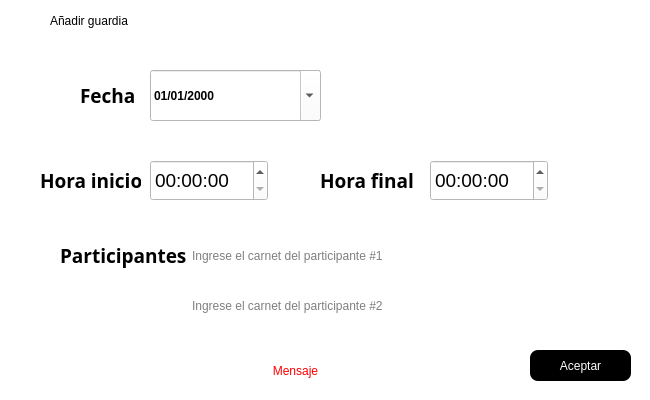
<?xml version="1.0" encoding="UTF-8"?>
<ui version="4.0">
 <class>InsertGuardM</class>
 <widget class="QDialog" name="InsertGuardM">
  <property name="windowModality">
   <enum>Qt::ApplicationModal</enum>
  </property>
  <property name="geometry">
   <rect>
    <x>0</x>
    <y>0</y>
    <width>650</width>
    <height>400</height>
   </rect>
  </property>
  <property name="minimumSize">
   <size>
    <width>650</width>
    <height>400</height>
   </size>
  </property>
  <property name="maximumSize">
   <size>
    <width>650</width>
    <height>400</height>
   </size>
  </property>
  <property name="windowTitle">
   <string>Añadir</string>
  </property>
  <property name="styleSheet">
   <string notr="true">background-color: rgb(255, 255, 255);</string>
  </property>
  <widget class="QLabel" name="label_3">
   <property name="geometry">
    <rect>
     <x>50</x>
     <y>0</y>
     <width>151</width>
     <height>41</height>
    </rect>
   </property>
   <property name="styleSheet">
    <string notr="true">font: 900 14pt &quot;Segoe UI Black&quot;;</string>
   </property>
   <property name="text">
    <string>Añadir guardia</string>
   </property>
  </widget>
  <widget class="QDateEdit" name="dateEdit">
   <property name="geometry">
    <rect>
     <x>150</x>
     <y>70</y>
     <width>171</width>
     <height>51</height>
    </rect>
   </property>
   <property name="font">
    <font>
     <family>Segoe UI</family>
     <pointsize>9</pointsize>
     <italic>false</italic>
     <bold>true</bold>
    </font>
   </property>
   <property name="styleSheet">
    <string notr="true">background-color: rgb(255, 255, 255);
color: rgb(0, 0, 0);
color: rgb(0, 0, 0);
font: 700 9pt &quot;Segoe UI&quot;;</string>
   </property>
   <property name="displayFormat">
    <string>dd/MM/yyyy</string>
   </property>
   <property name="calendarPopup">
    <bool>true</bool>
   </property>
  </widget>
  <widget class="QLabel" name="label">
   <property name="geometry">
    <rect>
     <x>80</x>
     <y>80</y>
     <width>61</width>
     <height>31</height>
    </rect>
   </property>
   <property name="font">
    <font>
     <family>Segoe UI Black</family>
     <pointsize>14</pointsize>
     <bold>true</bold>
    </font>
   </property>
   <property name="text">
    <string>Fecha</string>
   </property>
  </widget>
  <widget class="QTimeEdit" name="timeEdit1">
   <property name="geometry">
    <rect>
     <x>150</x>
     <y>160</y>
     <width>118</width>
     <height>41</height>
    </rect>
   </property>
   <property name="font">
    <font>
     <family>Arial</family>
     <pointsize>14</pointsize>
    </font>
   </property>
  </widget>
  <widget class="QTimeEdit" name="timeEdit2">
   <property name="geometry">
    <rect>
     <x>430</x>
     <y>160</y>
     <width>118</width>
     <height>41</height>
    </rect>
   </property>
   <property name="font">
    <font>
     <family>Arial</family>
     <pointsize>14</pointsize>
    </font>
   </property>
  </widget>
  <widget class="QLineEdit" name="txtID">
   <property name="geometry">
    <rect>
     <x>190</x>
     <y>240</y>
     <width>411</width>
     <height>31</height>
    </rect>
   </property>
   <property name="styleSheet">
    <string notr="true">font: 14pt &quot;Arial&quot;;
border-radius:8px</string>
   </property>
   <property name="placeholderText">
    <string>Ingrese el carnet del participante #1</string>
   </property>
  </widget>
  <widget class="QLineEdit" name="txtID_2">
   <property name="geometry">
    <rect>
     <x>190</x>
     <y>290</y>
     <width>411</width>
     <height>31</height>
    </rect>
   </property>
   <property name="styleSheet">
    <string notr="true">font: 14pt &quot;Arial&quot;;
border-radius:8px</string>
   </property>
   <property name="placeholderText">
    <string>Ingrese el carnet del participante #2</string>
   </property>
  </widget>
  <widget class="QLabel" name="lblMensaje2">
   <property name="geometry">
    <rect>
     <x>90</x>
     <y>360</y>
     <width>411</width>
     <height>21</height>
    </rect>
   </property>
   <property name="styleSheet">
    <string notr="true">color: rgb(255, 0, 0);
font: 14pt &quot;Arial&quot;;</string>
   </property>
   <property name="text">
    <string>Mensaje</string>
   </property>
   <property name="alignment">
    <set>Qt::AlignCenter</set>
   </property>
  </widget>
  <widget class="QPushButton" name="btnAceptar">
   <property name="geometry">
    <rect>
     <x>530</x>
     <y>350</y>
     <width>101</width>
     <height>31</height>
    </rect>
   </property>
   <property name="cursor">
    <cursorShape>OpenHandCursor</cursorShape>
   </property>
   <property name="styleSheet">
    <string notr="true">font: 14pt &quot;Arial&quot;;
background-color: rgb(0, 0, 0);
color: rgb(255, 255, 255);


border-radius:8px</string>
   </property>
   <property name="text">
    <string>Aceptar</string>
   </property>
  </widget>
  <widget class="QLabel" name="label_6">
   <property name="geometry">
    <rect>
     <x>320</x>
     <y>160</y>
     <width>101</width>
     <height>41</height>
    </rect>
   </property>
   <property name="font">
    <font>
     <family>Segoe UI Black</family>
     <pointsize>14</pointsize>
     <bold>true</bold>
    </font>
   </property>
   <property name="text">
    <string>Hora final</string>
   </property>
  </widget>
  <widget class="QLabel" name="label_7">
   <property name="geometry">
    <rect>
     <x>60</x>
     <y>240</y>
     <width>131</width>
     <height>31</height>
    </rect>
   </property>
   <property name="font">
    <font>
     <family>Segoe UI Black</family>
     <pointsize>14</pointsize>
     <bold>true</bold>
    </font>
   </property>
   <property name="text">
    <string>Participantes</string>
   </property>
  </widget>
  <widget class="QLabel" name="label_8">
   <property name="geometry">
    <rect>
     <x>40</x>
     <y>160</y>
     <width>101</width>
     <height>41</height>
    </rect>
   </property>
   <property name="font">
    <font>
     <family>Segoe UI Black</family>
     <pointsize>14</pointsize>
     <bold>true</bold>
    </font>
   </property>
   <property name="text">
    <string>Hora inicio</string>
   </property>
  </widget>
 </widget>
 <resources/>
 <connections/>
</ui>
